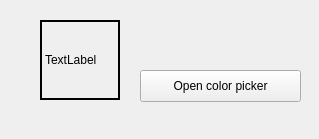
<?xml version="1.0" encoding="UTF-8"?>
<ui version="4.0">
 <class>MainWindow</class>
 <widget class="QMainWindow" name="MainWindow">
  <property name="geometry">
   <rect>
    <x>0</x>
    <y>0</y>
    <width>319</width>
    <height>139</height>
   </rect>
  </property>
  <property name="windowTitle">
   <string>MainWindow</string>
  </property>
  <widget class="QWidget" name="centralwidget">
   <widget class="QPushButton" name="pushButton">
    <property name="geometry">
     <rect>
      <x>140</x>
      <y>70</y>
      <width>161</width>
      <height>32</height>
     </rect>
    </property>
    <property name="text">
     <string>Open color picker</string>
    </property>
   </widget>
   <widget class="QLabel" name="label">
    <property name="geometry">
     <rect>
      <x>40</x>
      <y>20</y>
      <width>80</width>
      <height>80</height>
     </rect>
    </property>
    <property name="frameShape">
     <enum>QFrame::WinPanel</enum>
    </property>
    <property name="frameShadow">
     <enum>QFrame::Plain</enum>
    </property>
    <property name="lineWidth">
     <number>1</number>
    </property>
    <property name="text">
     <string>TextLabel</string>
    </property>
    <property name="margin">
     <number>0</number>
    </property>
   </widget>
  </widget>
 </widget>
 <resources/>
 <connections/>
</ui>
